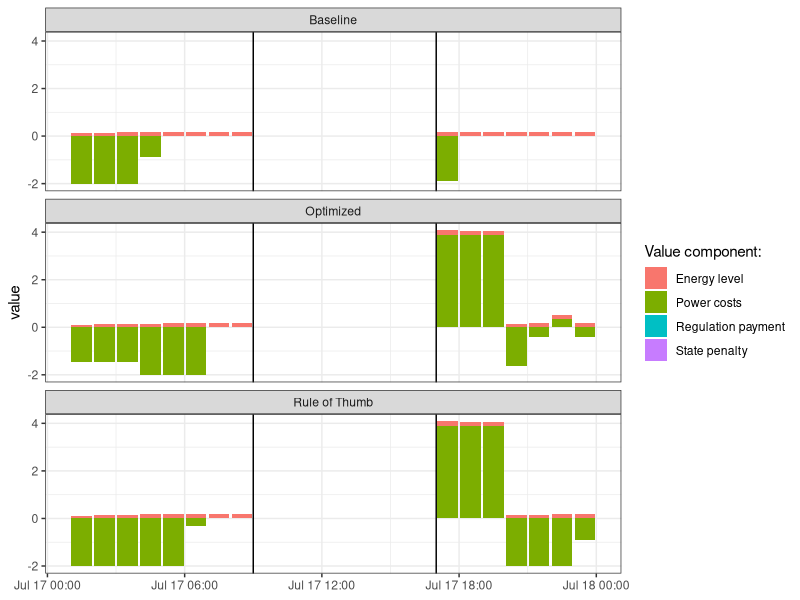

Recreate this plot in R.
## setwd("~/research/ev2grid/ev2grid")

library(tidyr)
library(dplyr)
library(ggplot2)

df <- read.csv("results/bytime.csv")

df2 <- df %>% filter(as.Date(datetime) == "2023-07-17") %>%
    pivot_longer(cols=c('valuep', 'valuepns', 'valuee', 'valuer'))
df2$label <- unlist(list('valuep'="Power costs", 'valuee'="Energy level",
                         'valuepns'="State penalty", 'valuer'="Regulation payment")[df2$name])

ggplot(df2, aes(as.POSIXct(datetime, format = "%Y-%m-%dT%H:%M:%S") + 60*30, value, fill=label)) +
    facet_wrap(~ Approach, ncol=1) +
    geom_col() +
    geom_vline(xintercept=c(as.POSIXct("2023-07-17 09:00:00"),
                            as.POSIXct("2023-07-17 17:00:00"))) +
    scale_x_datetime() + theme_bw() + xlab(NULL) +
    scale_fill_discrete(name="Value component:")
